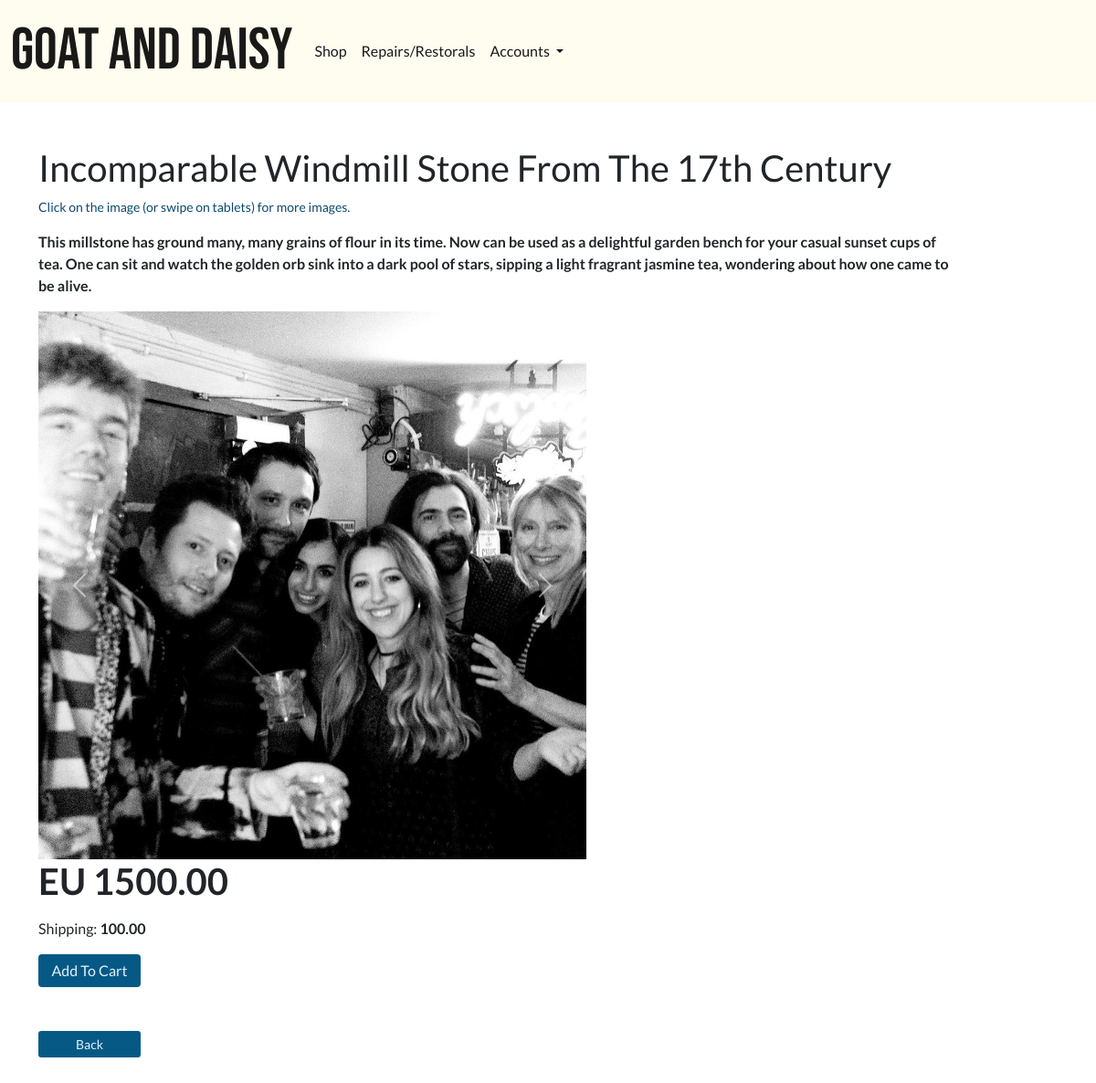
/shop/5/, run on the app's committed database.
### shop/models.py (models this page shows, shortened)
class ShopItems(models.Model):
    title = models.CharField(max_length=255)
    description = models.TextField()
    price = models.DecimalField(decimal_places=2, max_digits=12)
    shipping = models.DecimalField(decimal_places=2, max_digits=12, default=0)
    is_available = models.BooleanField(default=True)
    class Meta:
        verbose_name_plural = "Shop Items"

class ShopItemImage(models.Model):
    product = models.ForeignKey(
        ShopItems, on_delete=models.CASCADE, related_name='images')
    is_primary_image = models.BooleanField(default=False)
    image = models.ImageField(upload_to='shop/images')

### shop/views.py (the view)
# urls.py: path('<int:pk>/', views.ShopItem.as_view(), name="shop_item"),
class ShopItem(DetailView):
    model = ShopItems
    template_name = 'shop/product_detail.html'
    context_object_name = 'item'

### invoices/contexts.py (called while the page is built, shortened)
def shopping_cart(request):
    template_cart = []
    products_count = 0
    order_amount = 0
    shipping = 0
    cart = request.session.get('cart', {})
    for item in enumerate(template_cart):
        products_count += 1
    order_total = order_amount + shipping
    stripe_total = round(order_total * 100)
    context = {
        'template_cart': template_cart,
        'products_count': products_count,
        'order_amount': order_amount,
        'shipping': shipping,
        'order_total': order_total,
        'stripe_total': stripe_total,
    }
    return context

### profiles/templatetags/user_in_group_tag.py (called while the page is built)
@register.filter(name='has_group')
def has_group(user, group_name):
    try:
        group = Group.objects.get(name=group_name)
    except Group.DoesNotExist:
        return False
    return group in user.groups.all()

### shop/templates/shop/product_detail.html (shortened to what this page needs)
{% extends 'base.html' %}
{% load static %}
{% block extra_css %}
<link rel="stylesheet" href="{% static 'css/home_bg_image_trans.css' %}">
{% endblock %}
{% block content %}
     <div class="row shop-detail-title-image">
       <div class="col">
           <h1>{{ item.title }}</h1>
           <p class="small text-muted">Click on the image (or swipe on tablets) for more images.</p>
           <p class="shop-detail-description">{{ item.description }}</p>
           <div id="carouselExampleFade" class="carousel slide carousel-fade shop-detail-carousel" data-bs-ride="carousel">
               <div class="carousel-inner">
                   {% for image in item.images.all %}
                   {% if forloop.first %}
                 <div class="carousel-item active">
                   <img src="{{ image.image.url }}" class="d-block w-100" alt="">
                 </div>
                   {% else %}
                 <div class="carousel-item">
                   <img src="{{image.image.url }}" class="d-block w-100" alt="...">
                 </div>
                   {% endif %}
                   {% endfor %}
               </div>
               <button class="carousel-control-prev" type="button" data-bs-target="#carouselExampleFade" data-bs-slide="prev">
                 <span class="carousel-control-prev-icon" aria-hidden="true"></span>
               </button>
               <button class="carousel-control-next" type="button" data-bs-target="#carouselExampleFade" data-bs-slide="next">
                 <span class="carousel-control-next-icon" aria-hidden="true"></span>
               </button>
             </div>
       </div>
     <div class="col-md-6">
      <p class="display-6">EU {{ item.price }}</p>
      <p >Shipping: <strong>{{ item.shipping }}</strong></p>
      <form action="{% url 'add_to_cart' item.id %}" method=POST>
          <input type="submit" class="btn btn-warning " value="Add To Cart">
        </form>
      </div>
      <div class="row">
        <div class="col" style="margin: 3rem 0;">
          <input class="btn btn-info btn-sm" type=button value="Back" onClick="javascript:history.go(-1);">
           </div>
         </div>
             </div>
{% endblock %}

### static/css/site_base_custom.css (style rules this page uses)
body { font-family: "Lato", sans-serif; }
.btn { min-width: 7rem; }
.btn-warning, .btn-info { background-color: var(--sky-800); color: var(--sky-100); border: unset; }
.text-muted { color: var(--sky-900) !important; }
.shop-detail-carousel { width: 600px; }
.shop-detail-title-image { height: 60vh; }
.shop-detail-description { max-width: 90%; font-weight: 700; }
.display-6 { font-weight: 700; }

### static/css/home_bg_image_trans.css (style rules this page uses)
body { background-image: url("../img/index-25-flip.jpg"); background-repeat: no-repeat; background-size: cover; background-attachment: fixed; }

### data on the page
ShopItems: title "Incomparable Windmill Stone From The 17th Century", description "This millstone has ground many, many grains of flour in its time. Now can be used as a delightful garden bench for your casual sunset cups of tea. One can sit and watch the golden orb sink into a dark pool of stars, sipping a light fragrant jasmine tea, wondering about how one came to be alive.", price "1500.00", shipping "100.00"
ShopItemImage: image (picture)
